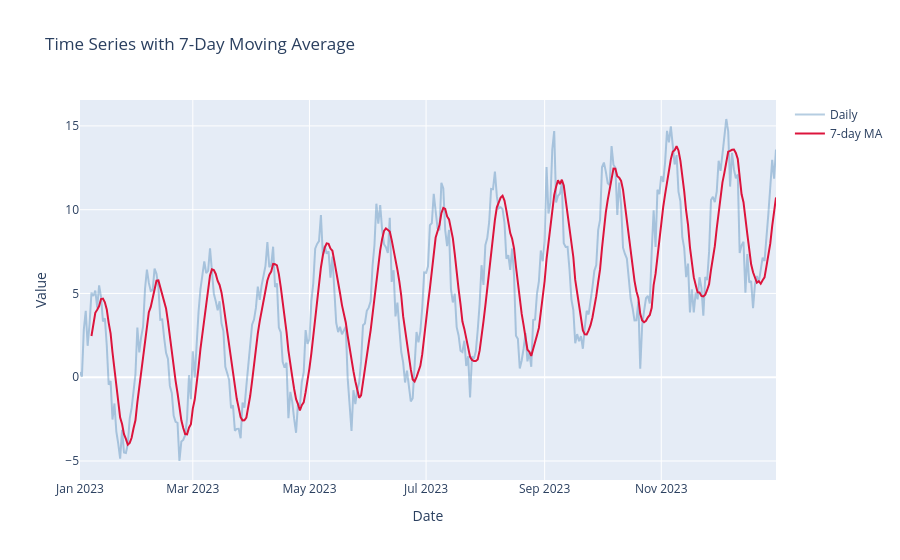

The cell this chart's notebook holds for it:
### Markdown cell above
## 1. Line Chart — Time Series

### Code cell
ts = make_timeseries()
ts['rolling_7'] = ts['value'].rolling(7).mean()

fig = go.Figure()
fig.add_trace(go.Scatter(x=ts['date'], y=ts['value'],
                         mode='lines', name='Daily', opacity=0.4,
                         line=dict(color='steelblue')))
fig.add_trace(go.Scatter(x=ts['date'], y=ts['rolling_7'],
                         mode='lines', name='7-day MA',
                         line=dict(color='crimson', width=2)))

fig.update_layout(title='Time Series with 7-Day Moving Average',
                  xaxis_title='Date', yaxis_title='Value',
                  hovermode='x unified')
fig.show()

### Figure 1 — Plotly figure (JSON) as saved in the notebook; plotly's stock layout.template omitted (floating-point values rounded to 4 significant figures; data arrays with more than 128 entries replaced by an {"elided": "..."} marker saying what was removed)
{"data": [{"line": {"color": "steelblue"}, "mode": "lines", "name": "Daily", "opacity": 0.4, "type": "scatter", "x": {"elided": "365 str values"}, "y": {"elided": "365 float values"}}, {"line": {"color": "crimson", "width": 2}, "mode": "lines", "name": "7-day MA", "type": "scatter", "x": {"elided": "365 str values"}, "y": {"elided": "365 float values"}}], "layout": {"hovermode": "x unified", "title": {"text": "Time Series with 7-Day Moving Average"}, "xaxis": {"title": {"text": "Date"}}, "yaxis": {"title": {"text": "Value"}}}}
